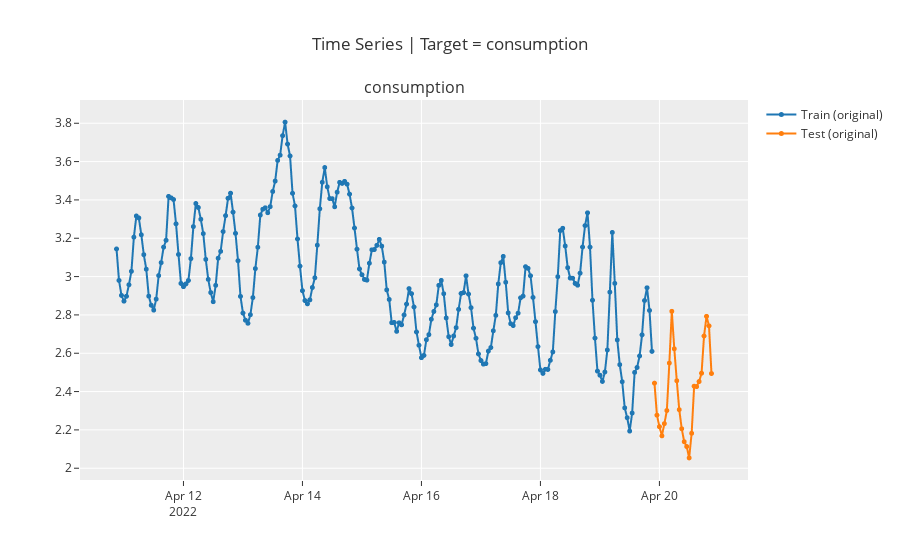

Notebook code cell kept with this figure:
### Code cell
plot_model(best, plot='train_test_split')

### Figure 1 — Plotly figure (JSON) as saved in the notebook; plotly's stock layout.template omitted (floating-point values rounded to 4 significant figures; data arrays with more than 128 entries replaced by an {"elided": "..."} marker saying what was removed)
{"data": [{"line": {"color": "rgb(31, 119, 180)", "width": 2}, "marker": {"color": "rgb(31, 119, 180)", "size": 5}, "mode": "lines+markers", "name": "Train (original)", "type": "scattergl", "x": {"elided": "241 str values"}, "xaxis": "x", "y": {"elided": "241 float values"}, "yaxis": "y"}, {"line": {"color": "rgb(255, 127, 14)", "width": 2}, "marker": {"color": "rgb(255, 127, 14)", "size": 5}, "mode": "lines+markers", "name": "Test (original)", "type": "scattergl", "x": {"elided": "241 str values"}, "xaxis": "x", "y": {"elided": "241 float values"}, "yaxis": "y"}], "layout": {"annotations": [{"font": {"size": 16}, "showarrow": false, "text": "consumption", "x": 0.5, "xanchor": "center", "xref": "paper", "y": 1, "yanchor": "bottom", "yref": "paper"}], "showlegend": true, "title": {"text": "Time Series | Target = consumption"}, "xaxis": {"anchor": "y", "domain": [0, 1]}, "yaxis": {"anchor": "x", "domain": [0, 1]}}}
